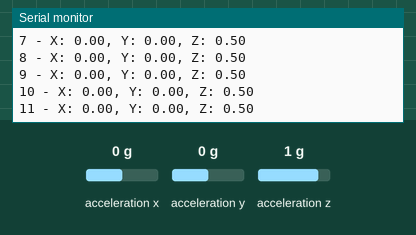
Recording of a sketch running on a simulated Arduino Uno, built with avr-gcc and run on an emulated ATmega328P. On the bench: the last lines printed to the serial monitor. Wiring (inferred from the names in the program): ADXL345 accelerometer at I2C address 0x53. The test bench sets the inputs (shaded band); at power-on: acceleration x 0 g, acceleration y 0 g, acceleration z 1 g.

Above: at 1.2 s.
1.3 s: acceleration x set to -1.4 g
At 1.34 s:
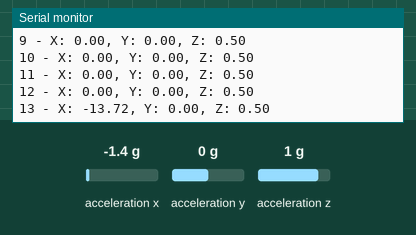
2.8 s: acceleration y set to -1.4 g
At 2.88 s:
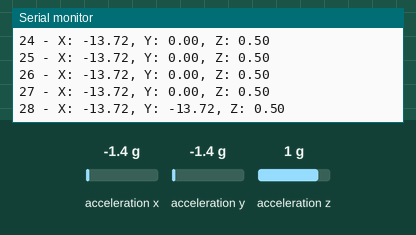
4.3 s: acceleration z set to -1.4 g
At 4.31 s:
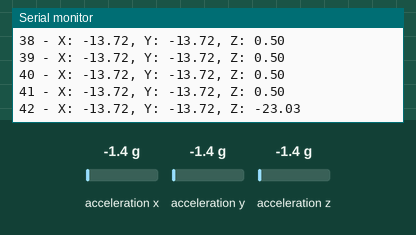
Timing chart, 0 to 7.3 s (numbered marks = the images above; inputs shaded):
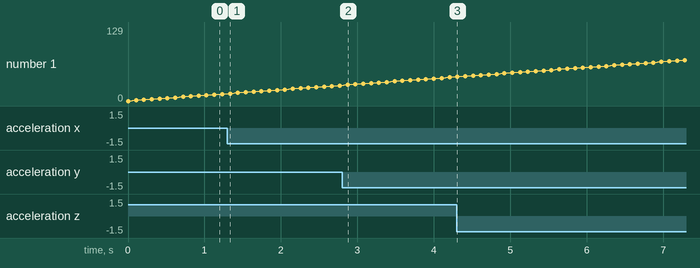

The sketch:

Accelerometer_Starting_Code.ino
```cpp
#include <Wire.h>

#define ADXL345_ADDRESS 0x53
#define ADXL345_TO_READ 6

byte buff[ADXL345_TO_READ];
char str[512];

float X, Y, Z;
int counter = 0;
void setup() {
  Wire.begin();
  Serial.begin(9600);

  writeTo(ADXL345_ADDRESS, 0x2D, 0);
  writeTo(ADXL345_ADDRESS, 0x2D, 16);
  writeTo(ADXL345_ADDRESS, 0x2D, 8);
}

void loop() {
  readFrom(ADXL345_ADDRESS, 0x32, ADXL345_TO_READ, buff);

  X = ((int16_t)(buff[1]<<8)|buff[0])/256.0;
  Y = ((int16_t)(buff[3]<<8)|buff[2])/256.0;
  Z = ((int16_t)(buff[5]<<8)|buff[4])/256.0;

  // subtract the inaccuracy so that they are 0 ****** Not Finished
  X = X * 9.81;
  Y = Y * 9.81;
  Z = (Z * 9.81) - 9.31;

    Serial.print(counter);
    Serial.print(" - X: ");
    Serial.print(X);
    Serial.print(", Y: ");
    Serial.print(Y);
    Serial.print(", Z: ");
    Serial.println(Z);


  counter = counter + 1;
  delay(100);
}

void writeTo(int device, byte address, byte val) {
  Wire.beginTransmission(device);
  Wire.write(address);
  Wire.write(val);
  Wire.endTransmission();
}

void readFrom(int device, byte address, int num, byte buff[]) {
  Wire.beginTransmission(device);
  Wire.write(address);
  Wire.endTransmission();

  Wire.beginTransmission(device);
  Wire.requestFrom(device, num);

  for(int i = 0; i < num; i++) {
    buff[i] = Wire.read();
  }

  Wire.endTransmission();
}
```

Measured:
- after the input at 1.3 s, the serial monitor: prints a new line at once (image 1)
- after the input at 2.8 s, the serial monitor: prints a new line after 0.07 s (image 2)
